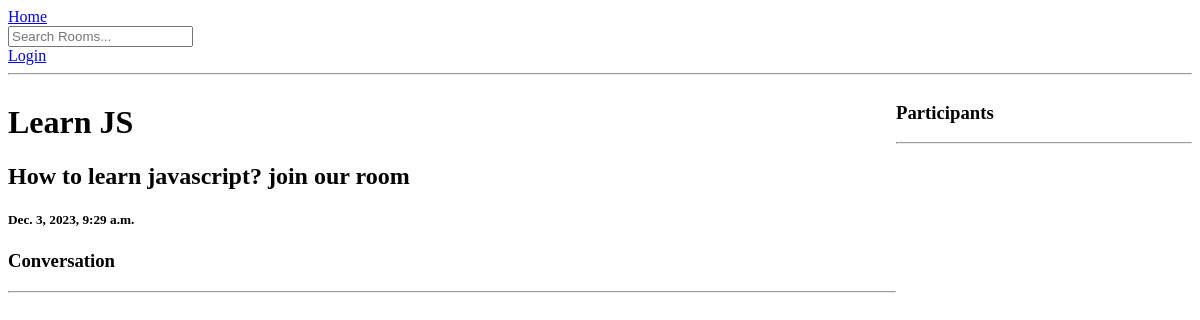
Before: /room/1/ with the older database file.
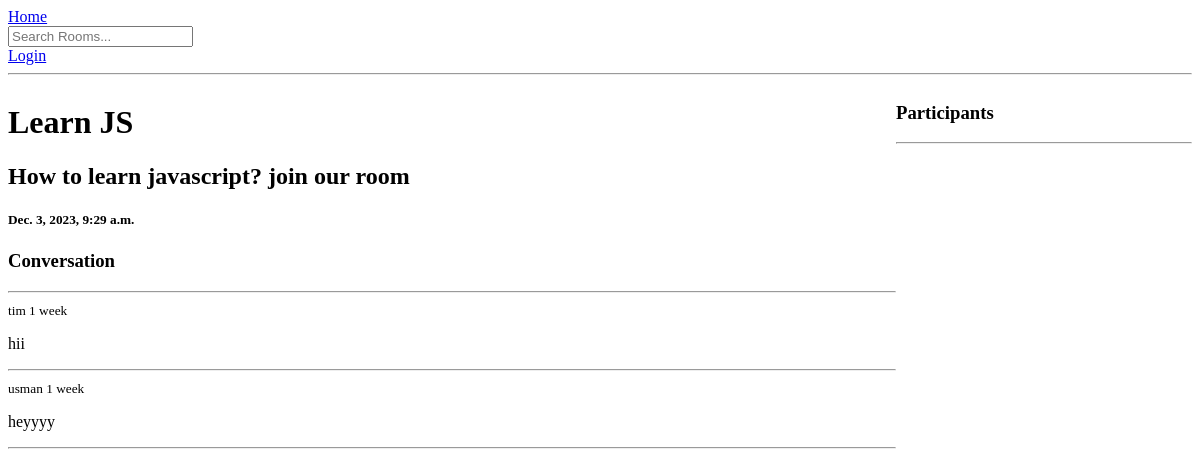
After: the same page with the newer database file.
### doors/models.py (models this page shows, shortened)
class Message(models.Model):
    user = models.ForeignKey(User, on_delete=models.CASCADE)
    room = models.ForeignKey(Room, on_delete=models.CASCADE)
    body = models.TextField()
    updated = models.DateTimeField(auto_now=True)
    created = models.DateTimeField(auto_now_add=True)

### doors/views.py (the view, shortened to what this page needs)
# urls.py: path('room/<str:pk>/', views.room, name='room'),
def room(request, pk):
    room = models.Room.objects.get(id=int(pk))
    room_messages = room.message_set.all().order_by('-created')
    participants = room.participants.all()
    context = {'room':room, 'room_messages':room_messages, 'participants':participants}
    return render(request, 'doors/room.html', context)

### doors/templates/doors/room.html (shortened to what this page needs)
{% extends 'main.html' %}
{% block content %}
    <div class="room-container">
        <div>
            <h1>{{room.name}}</h1>
            <h2>{{room.description}}</h2>
            <h5>{{room.created}}</h5>
            <div class="comment-wrapper">
                <h3>Conversation</h3>
                <hr>
                {% for message in room_messages %}
                    <div>
                        <small>{{message.user}}   {{message.created|timesince}}</small>
                        <br>
                        <p>{{message.body}}</p>
                        <hr>
                    </div>
                {% endfor %}
            </div>
        </div>
        <div>
            <h3>Participants</h3>
            <hr>
        </div>
</div>
{% endblock %}

Changed rows visible on the page:
added Message: user "tim", created "1 week", body "hii"
added Message: user "usman", created "1 week", body "heyyyy"
